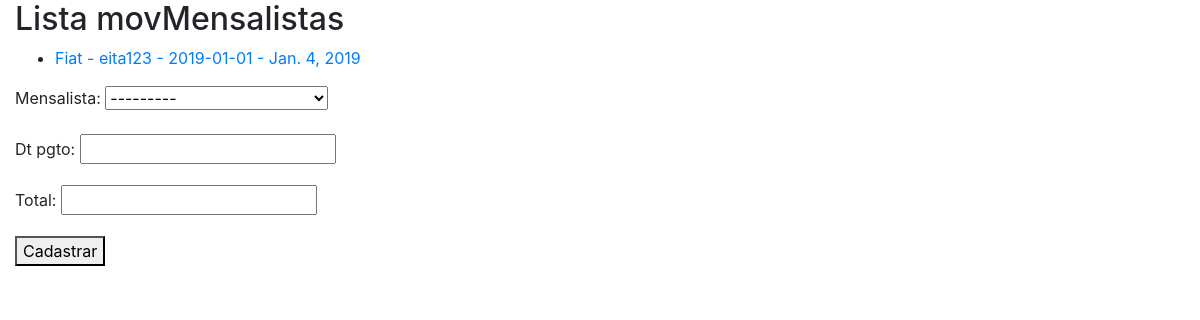
The app's page /core/mov_mensalistas, older data.
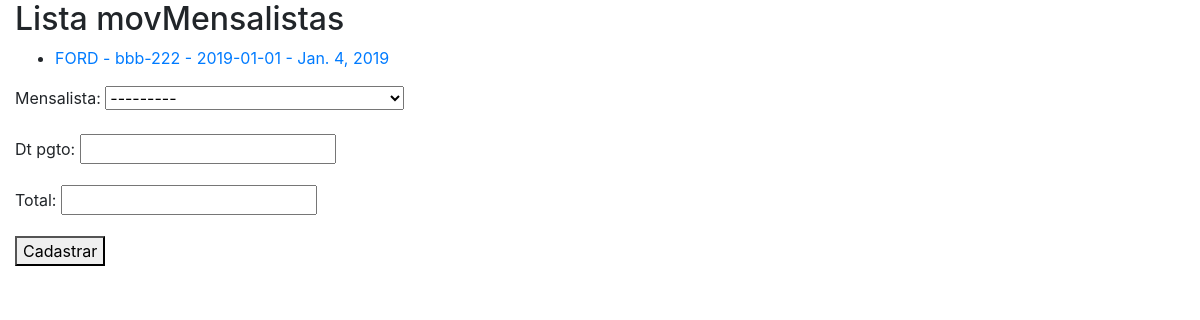
The same page, newer data.
### core/models.py (models this page shows, shortened)
class MovMensalista(models.Model):
    mensalista = models.ForeignKey(Mensalista, on_delete = models.CASCADE)
    dt_pgto = models.DateField()
    total = models.DecimalField(max_digits=6, decimal_places=2)

class Mensalista(models.Model):
    veiculo = models.ForeignKey(Veiculo, on_delete=models.CASCADE)
    inicio = models.DateField()
    valor_mes = models.DecimalField(max_digits=6,decimal_places=2)
    def __str__(self):
        return str (self.veiculo) + ' - ' + str(self.inicio)

class Veiculo(models.Model):
    marca = models.ForeignKey(Marca,  on_delete = models.CASCADE)
    proprietario = models.ForeignKey(Pessoa,  on_delete = models.CASCADE)
    placa = models.CharField(max_length=7)
    cor = models.CharField(max_length=15)
    observacoes = models.TextField()
    def __str__(self):
        return self.marca.nome + ' - ' + self.placa

class Marca(models.Model):
    nome = models.CharField(max_length=50)

### core/views.py (the view)
# urls.py: path('mov_mensalistas', movMensalistas_lista, name='core_movMensalistas_lista'),
def movMensalistas_lista(request):
    lista = MovMensalista.objects.all() #efetua a busca no banco de todos os objetos dessa classe
    form = movMensalistasForm()
    data = {'movMensalistas':lista , 'form':form}
    return render(request, 'core/movMensalistas_lista.html', data)

### core/form.py
class movMensalistasForm(ModelForm):
    class Meta:
        model = MovMensalista
        fields = '__all__'

### core/templates/core/movMensalistas_lista.html (shortened to what this page needs)
{% extends 'base.html' %}
{% block main %}
    <h2>Lista movMensalistas</h2>
    <ul>
        {% for item_da_vez in movMensalistas %}
        <li>
            <a href = "{% url 'core_movMensalistas_update' item_da_vez.id %}"> {{item_da_vez.mensalista}} - {{item_da_vez.dt_pgto}} </a>
        </li>
        {%endfor%}
    </ul>
    <form action="{% url 'core_movMensalistas_novo' %}" method="POST">
        {{form.as_p}}
        <button type="submit">Cadastrar</button>
    </form>
{% endblock %}

Row changes from the older to the newer data that the page shows:
removed MovMensalista: mensalista "Fiat - eita123 - 2019-01-01", dt_pgto "Jan. 4, 2019"
added MovMensalista: mensalista "FORD - bbb-222 - 2019-01-01", dt_pgto "Jan. 4, 2019"
